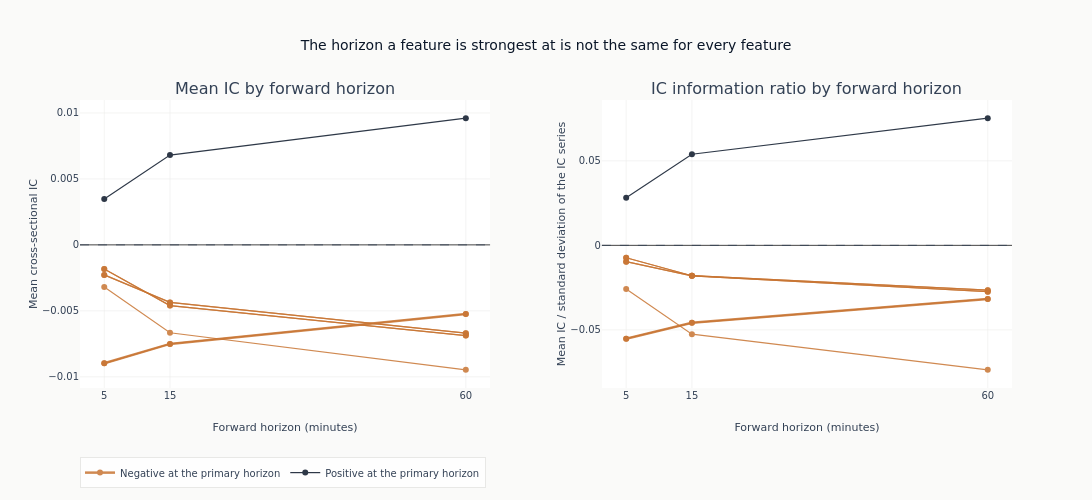

Here is the notebook cell this chart was saved with:
### Code cell
fig = make_subplots(
    rows=1,
    cols=2,
    subplot_titles=(
        "Mean IC by forward horizon",
        "IC information ratio by forward horizon",
    ),
    horizontal_spacing=0.12,
)
shown_direction = set()
for feature in leaders:
    profile = horizon_ic.filter(pl.col("feature") == feature).sort("horizon")
    at_primary = profile.filter(pl.col("horizon") == LABEL_HORIZON)["ic_mean"]
    if not len(at_primary):
        continue
    positive = float(at_primary[0]) > 0
    group = "Positive at the primary horizon" if positive else "Negative at the primary horizon"
    style = {
        "color": COLORS["blue"] if positive else COLORS["copper"],
        "width": 2.5 if feature == leader else 1.2,
    }
    for column, column_index in (("ic_mean", 1), ("icir", 2)):
        first = column_index == 1 and group not in shown_direction
        _ = fig.add_trace(
            go.Scatter(
                x=profile["horizon"],
                y=profile[column],
                mode="lines+markers",
                line=style,
                opacity=0.85,
                name=group,
                legendgroup=group,
                showlegend=first,
                hovertext=feature,
            ),
            row=1,
            col=column_index,
        )
    shown_direction.add(group)
_ = fig.add_hline(y=0, line={"color": COLORS["neutral"], "width": 0.8, "dash": "dash"})
fig.update_layout(
    title="The horizon a feature is strongest at is not the same for every feature",
    height=500,
    width=1120,
    legend={"orientation": "h", "y": -0.24},
)
for column_index in (1, 2):
    fig.update_xaxes(
        title_text="Forward horizon (minutes)",
        tickmode="array",
        tickvals=sorted(LABEL_HORIZONS.values()),
        row=1,
        col=column_index,
    )
fig.update_yaxes(title_text="Mean cross-sectional IC", row=1, col=1)
fig.update_yaxes(title_text="Mean IC / standard deviation of the IC series", row=1, col=2)
show_plotly_with_alt(
    fig,
    "Two panels across forward horizons of five, fifteen and sixty minutes: the mean cross-sectional information coefficient of each feature, and that mean divided by the standard deviation of its IC series.",
)

### Figure 1 — Plotly figure (JSON) as saved in the notebook; plotly's stock layout.template omitted (floating-point values rounded to 4 significant figures)
{"data": [{"hovertext": "r1m", "legendgroup": "Negative at the primary horizon", "line": {"color": "#C87533", "width": 2.5}, "mode": "lines+markers", "name": "Negative at the primary horizon", "opacity": 0.85, "showlegend": true, "type": "scatter", "x": [5, 15, 60], "xaxis": "x", "y": [-0.008978, -0.007506, -0.005239], "yaxis": "y"}, {"hovertext": "r1m", "legendgroup": "Negative at the primary horizon", "line": {"color": "#C87533", "width": 2.5}, "mode": "lines+markers", "name": "Negative at the primary horizon", "opacity": 0.85, "showlegend": false, "type": "scatter", "x": [5, 15, 60], "xaxis": "x2", "y": [-0.05521, -0.04585, -0.03172], "yaxis": "y2"}, {"hovertext": "r1m_xs", "legendgroup": "Negative at the primary horizon", "line": {"color": "#C87533", "width": 1.2}, "mode": "lines+markers", "name": "Negative at the primary horizon", "opacity": 0.85, "showlegend": false, "type": "scatter", "x": [5, 15, 60], "xaxis": "x", "y": [-0.008978, -0.007506, -0.005239], "yaxis": "y"}, {"hovertext": "r1m_xs", "legendgroup": "Negative at the primary horizon", "line": {"color": "#C87533", "width": 1.2}, "mode": "lines+markers", "name": "Negative at the primary horizon", "opacity": 0.85, "showlegend": false, "type": "scatter", "x": [5, 15, 60], "xaxis": "x2", "y": [-0.05521, -0.04585, -0.03172], "yaxis": "y2"}, {"hovertext": "sig2_trd_ret", "legendgroup": "Positive at the primary horizon", "line": {"color": "#0a1628", "width": 1.2}, "mode": "lines+markers", "name": "Positive at the primary horizon", "opacity": 0.85, "showlegend": true, "type": "scatter", "x": [5, 15, 60], "xaxis": "x", "y": [0.003483, 0.006809, 0.009605], "yaxis": "y"}, {"hovertext": "sig2_trd_ret", "legendgroup": "Positive at the primary horizon", "line": {"color": "#0a1628", "width": 1.2}, "mode": "lines+markers", "name": "Positive at the primary horizon", "opacity": 0.85, "showlegend": false, "type": "scatter", "x": [5, 15, 60], "xaxis": "x2", "y": [0.02822, 0.05391, 0.07524], "yaxis": "y2"}, {"hovertext": "sig2_ret_trd", "legendgroup": "Negative at the primary horizon", "line": {"color": "#C87533", "width": 1.2}, "mode": "lines+markers", "name": "Negative at the primary horizon", "opacity": 0.85, "showlegend": false, "type": "scatter", "x": [5, 15, 60], "xaxis": "x", "y": [-0.003194, -0.006661, -0.009473], "yaxis": "y"}, {"hovertext": "sig2_ret_trd", "legendgroup": "Negative at the primary horizon", "line": {"color": "#C87533", "width": 1.2}, "mode": "lines+markers", "name": "Negative at the primary horizon", "opacity": 0.85, "showlegend": false, "type": "scatter", "x": [5, 15, 60], "xaxis": "x2", "y": [-0.02582, -0.05254, -0.07365], "yaxis": "y2"}, {"hovertext": "rv_ewma_30m", "legendgroup": "Negative at the primary horizon", "line": {"color": "#C87533", "width": 1.2}, "mode": "lines+markers", "name": "Negative at the primary horizon", "opacity": 0.85, "showlegend": false, "type": "scatter", "x": [5, 15, 60], "xaxis": "x", "y": [-0.001824, -0.004601, -0.006874], "yaxis": "y"}, {"hovertext": "rv_ewma_30m", "legendgroup": "Negative at the primary horizon", "line": {"color": "#C87533", "width": 1.2}, "mode": "lines+markers", "name": "Negative at the primary horizon", "opacity": 0.85, "showlegend": false, "type": "scatter", "x": [5, 15, 60], "xaxis": "x2", "y": [-0.007313, -0.01797, -0.02652], "yaxis": "y2"}, {"hovertext": "rv_ewma_30m_xs", "legendgroup": "Negative at the primary horizon", "line": {"color": "#C87533", "width": 1.2}, "mode": "lines+markers", "name": "Negative at the primary horizon", "opacity": 0.85, "showlegend": false, "type": "scatter", "x": [5, 15, 60], "xaxis": "x", "y": [-0.001824, -0.004601, -0.006874], "yaxis": "y"}, {"hovertext": "rv_ewma_30m_xs", "legendgroup": "Negative at the primary horizon", "line": {"color": "#C87533", "width": 1.2}, "mode": "lines+markers", "name": "Negative at the primary horizon", "opacity": 0.85, "showlegend": false, "type": "scatter", "x": [5, 15, 60], "xaxis": "x2", "y": [-0.007313, -0.01797, -0.02652], "yaxis": "y2"}, {"hovertext": "rv_30m", "legendgroup": "Negative at the primary horizon", "line": {"color": "#C87533", "width": 1.2}, "mode": "lines+markers", "name": "Negative at the primary horizon", "opacity": 0.85, "showlegend": false, "type": "scatter", "x": [5, 15, 60], "xaxis": "x", "y": [-0.002276, -0.00436, -0.006696], "yaxis": "y"}, {"hovertext": "rv_30m", "legendgroup": "Negative at the primary horizon", "line": {"color": "#C87533", "width": 1.2}, "mode": "lines+markers", "name": "Negative at the primary horizon", "opacity": 0.85, "showlegend": false, "type": "scatter", "x": [5, 15, 60], "xaxis": "x2", "y": [-0.00963, -0.01803, -0.0274], "yaxis": "y2"}, {"hovertext": "rv_30m_xs", "legendgroup": "Negative at the primary horizon", "line": {"color": "#C87533", "width": 1.2}, "mode": "lines+markers", "name": "Negative at the primary horizon", "opacity": 0.85, "showlegend": false, "type": "scatter", "x": [5, 15, 60], "xaxis": "x", "y": [-0.002276, -0.00436, -0.006696], "yaxis": "y"}, {"hovertext": "rv_30m_xs", "legendgroup": "Negative at the primary horizon", "line": {"color": "#C87533", "width": 1.2}, "mode": "lines+markers", "name": "Negative at the primary horizon", "opacity": 0.85, "showlegend": false, "type": "scatter", "x": [5, 15, 60], "xaxis": "x2", "y": [-0.00963, -0.01803, -0.0274], "yaxis": "y2"}], "layout": {"annotations": [{"font": {"size": 16}, "showarrow": false, "text": "Mean IC by forward horizon", "x": 0.22, "xanchor": "center", "xref": "paper", "y": 1.0, "yanchor": "bottom", "yref": "paper"}, {"font": {"size": 16}, "showarrow": false, "text": "IC information ratio by forward horizon", "x": 0.78, "xanchor": "center", "xref": "paper", "y": 1.0, "yanchor": "bottom", "yref": "paper"}], "height": 500, "legend": {"orientation": "h", "y": -0.24}, "shapes": [{"line": {"color": "#334155", "dash": "dash", "width": 0.8}, "type": "line", "x0": 0, "x1": 1, "xref": "x domain", "y0": 0, "y1": 0, "yref": "y"}, {"line": {"color": "#334155", "dash": "dash", "width": 0.8}, "type": "line", "x0": 0, "x1": 1, "xref": "x2 domain", "y0": 0, "y1": 0, "yref": "y2"}], "title": {"text": "The horizon a feature is strongest at is not the same for every feature"}, "width": 1120, "xaxis": {"anchor": "y", "domain": [0.0, 0.44], "tickmode": "array", "tickvals": [5, 15, 60], "title": {"text": "Forward horizon (minutes)"}}, "xaxis2": {"anchor": "y2", "domain": [0.56, 1.0], "tickmode": "array", "tickvals": [5, 15, 60], "title": {"text": "Forward horizon (minutes)"}}, "yaxis": {"anchor": "x", "domain": [0.0, 1.0], "title": {"text": "Mean cross-sectional IC"}}, "yaxis2": {"anchor": "x2", "domain": [0.0, 1.0], "title": {"text": "Mean IC / standard deviation of the IC series"}}}}
